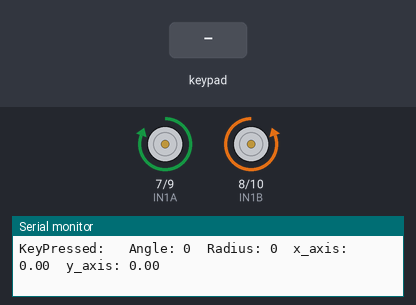
Bench run of a sketch on a simulated ESP32-S3. On the bench: motor-driver pin pairs drawn as motors (green arrow = first pin HIGH = forward, orange = second pin HIGH = backward, longer = more drive, scaled by the enable pin), the last lines printed to the serial monitor. The inputs (shaded band) are chosen by the test bench.

Above: at 1.2 s.
1.3 s: key 'U' pressed
At 1.5 s:
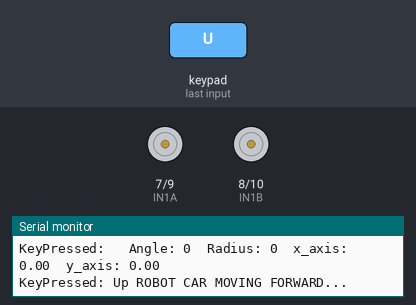
3.2 s: key 'D' pressed
At 4.1 s:
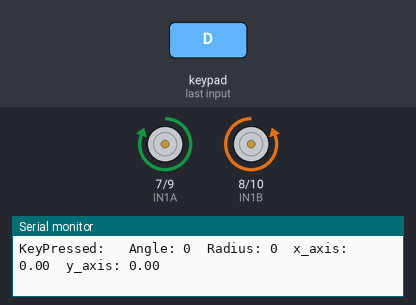
5.1 s: key 'L' pressed
At 5.3 s:
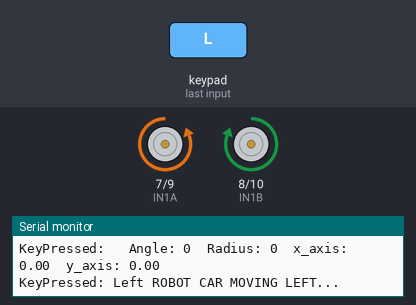
7.0 s: key 'X' pressed
At 8.0 s:
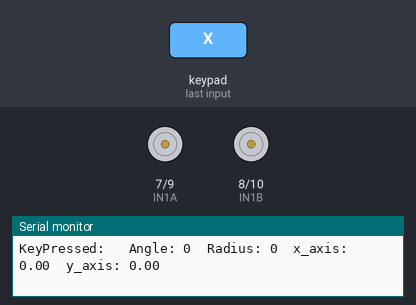
8.5 s: key 'R' pressed
10.2 s: key 'O' pressed
At 11.6 s:
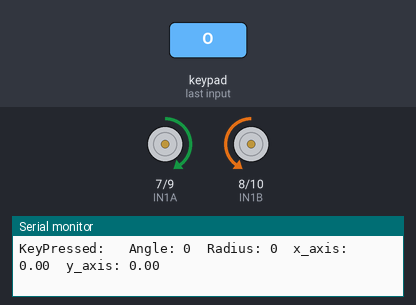
Timing chart, 0 to 12.7 s (numbered marks = the images above; inputs shaded):
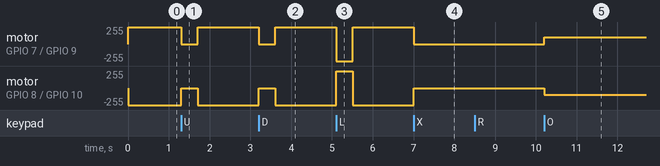

Measured:
- after the input at 1.3 s, motor on GPIO 7 (IN1A) / GPIO 9 (IN2A): forward 255/255 → stopped at once, → forward 255/255 0.40 s later; motor on GPIO 8 (IN1B) / GPIO 10 (IN2B): backward 255/255 → stopped at once, → backward 255/255 0.40 s later
- after the input at 3.2 s, motor on GPIO 7 (IN1A) / GPIO 9 (IN2A): forward 255/255 → stopped at once, → forward 255/255 0.40 s later; motor on GPIO 8 (IN1B) / GPIO 10 (IN2B): backward 255/255 → stopped at once, → backward 255/255 0.40 s later
- after the input at 5.1 s, motor on GPIO 7 (IN1A) / GPIO 9 (IN2A): forward 255/255 → backward 255/255 at once, → forward 255/255 0.40 s later; motor on GPIO 8 (IN1B) / GPIO 10 (IN2B): backward 255/255 → forward 255/255 at once, → backward 255/255 0.40 s later
- after the input at 7.0 s, motor on GPIO 7 (IN1A) / GPIO 9 (IN2A): forward 255/255 → stopped at once; motor on GPIO 8 (IN1B) / GPIO 10 (IN2B): backward 255/255 → stopped at once
- after the input at 10.2 s, motor on GPIO 7 (IN1A) / GPIO 9 (IN2A): stopped → forward 100/255 at once; motor on GPIO 8 (IN1B) / GPIO 10 (IN2B): stopped → backward 100/255 at once

The sketch:

motorcontrol.ino.ino
```cpp
/*
   Gamepad module provides three different mode namely Digital, JoyStick and Accelerometer.
   The written code is for Digital control
     Challenge can be found at line 139
     Modified by GM
*/
#define CUSTOM_SETTINGS
#define INCLUDE_GAMEPAD_MODULE
#include <DabbleESP32.h>

#define PWM1_Ch1    0     //PWM INIT STUFF -- try NOT to alter this part
#define PWM1_Ch2    1
#define PWM1_Res   8      // Setting speed bounds where 0 is minimum and 255 is maximum
#define PWM1_Freq  5000

// INITIALIZING VARIABLES
int EN1 = 6;     // MOTOR 1 CONNECTIONS
int IN1A = 7;
int IN1B = 8;

int EN2 = 11;      // MOTOR 2 CONNECTIONS
int IN2A = 9;
int IN2B = 10;

void setup() {
  // put your setup code here, to run once:
  Serial.begin(115200);      // make sure your Serial Monitor is also set at this baud rate.
  Dabble.begin("MJWCC");       //set bluetooth name of your device

  Serial.println("ROBOT CAR..\n\n");
  pinMode(EN1, OUTPUT);  // MOTOR 1 AS OUTPUT
  pinMode(IN1A, OUTPUT);
  pinMode(IN1B, OUTPUT);

  pinMode(EN2, OUTPUT);  // MOTOR 2 AS OUTPUT
  pinMode(IN2A, OUTPUT);
  pinMode(IN2B, OUTPUT);

  Serial.println(" SWITCHING ON and setting speed  ");

  ledcSetup(PWM1_Ch1, PWM1_Freq, PWM1_Res);   // motor 1
  ledcAttachPin(EN1, PWM1_Ch1);


  ledcSetup(PWM1_Ch2, PWM1_Freq, PWM1_Res); // motor 2
  ledcAttachPin(EN2, PWM1_Ch2);

  Motor_Speed(255);  // Initializing motor at highest speed possible -- use this function to set speed 0 - fully standing and 255 - highest speed
}

void loop() {

  Right();
  Dabble.processInput();             //this function is used to refresh data obtained from smartphone.Hence calling this function is mandatory in order to get data properly from your mobile.
  Serial.print("KeyPressed: ");
  if (GamePad.isUpPressed())
  {
    Serial.print("Up");
    Serial.println(" ROBOT CAR MOVING FORWARD...");
    Forward();
    delay(200);
    Brake();
    //done

  }

  if (GamePad.isDownPressed())
  {
    Serial.print("Down");
    Serial.println(" ROBOT CAR MOVING BACKWARD...");
    Backward();
    delay(200);
    Brake();

  }

  if (GamePad.isLeftPressed())
  {
    Serial.print("Left");
    Serial.println(" ROBOT CAR MOVING LEFT...");
    Left();
    delay(200);
    Brake();
  }

  if (GamePad.isRightPressed())
  {
    Serial.print("Right");
    Serial.println(" ROBOT CAR MOVING RIGHT...");
    Right();
    delay(200);
    Brake();
  }

    if (GamePad.isTrianglePressed())
  {
    Serial.print("Triangle");

    Serial.println("motor speed set to full speed");
    Motor_Speed(255);  // change speed to full
  }

  if (GamePad.isSquarePressed())
  {
    Serial.print("Square");
    Serial.println("motor speed set to 80% speed");
    Motor_Speed(200);    // change speed to 200/255
  }

  if (GamePad.isCirclePressed())
  {
    Serial.print("Circle");
    Serial.println("motor speed set to 40% speed");
    Motor_Speed(100);   // change speed to 100/255
  }

  if (GamePad.isCrossPressed())
  {
    Serial.print("Cross");

    Serial.print("ROBOT CAR TURNED OFF");
    Switch_OFF();       // fully turn off robot till start key is touched
  }


  if (GamePad.isStartPressed())
  {
    Serial.print("Start");
    Serial.print("ROBOT CAR TURNED ON");
    Switch_ON();      // turn on robot

  }

  if (GamePad.isSelectPressed())
  {
    Serial.print("Select");
  }
  Serial.print('\t');

  /*
   *  CHALLENGE ASSIGNMENT
   USE CONTROL STATEMENTS TO FILTER DATA AND CONTROL THE ROBOT BY:
   1.) TILTING YOUR PHONES(Accelerometer Mode)
   2.) Joystick control

   TIP :
       The values of variables a(angle), b(radius) c&d(X AND Y axes) change as phone is tilted or joystick moved
       Use if statements to move wheels past a certain threshold by calling the created move functions - FORWARD, REVERSE, LEFT, RIGHT, BRAKE ..also feelfree to create your own functions ;)
         NOTE:
         Radius varies from 0-7 where(0 - middle) and (7 - outermost),
         angle varries from 0°- 360° in steps of 15° ,
         X - axis is bound to -6 to 6  and
         Y - axis is bound to -6 to 6  where (X,Y) -> (0,0) indicated middle


                                                                                         Good Luck
                                                                                         Happy hacking
                                                                                         GM ^ ^
    */

  int a = GamePad.getAngle();
  Serial.print("Angle: ");
  Serial.print(a);
  Serial.print('\t');
  int b = GamePad.getRadius();
  Serial.print("Radius: ");
  Serial.print(b);
  Serial.print('\t');
  float c = GamePad.getXaxisData();
  Serial.print("x_axis: ");
  Serial.print(c);
  Serial.print('\t');
  float d = GamePad.getYaxisData();
  Serial.print("y_axis: ");
  Serial.println(d);
  Serial.println();
}


// ALL CONTROL FUNCTIONS DOWN BELOW

// TURN ON MOTORS
void Switch_ON()
{
  digitalWrite(EN1, HIGH );
  digitalWrite(EN2, HIGH );
}

// SET SPEED
void Motor_Speed(int dutyCycle)
{
  ledcWrite(PWM1_Ch1, dutyCycle); // Setting motor 1 speed
  ledcWrite(PWM1_Ch2, dutyCycle);  // Setting motor 2 speed

}

// TURN OFF MOTORS
void Switch_OFF()
{
  digitalWrite(EN1, LOW );
  digitalWrite(EN2, LOW );
}

// Forward
void Forward()
{
  digitalWrite(IN1A, HIGH); // TURNING MOTOR 1 FORWARD
  digitalWrite(IN1B, LOW);

  digitalWrite(IN2A, HIGH); // TURNING MOTOR 2 FORWARD
  digitalWrite(IN2B, LOW);
}

// BACKWARD
void Backward()
{
  digitalWrite(IN1A, LOW); // TURNING MOTOR 1  BACK
  digitalWrite(IN1B, HIGH);

  digitalWrite(IN2A, LOW); // TURNING MOTOR 2  BACK
  digitalWrite(IN2B, HIGH);
}

// RIGHT
void Right()
{
  digitalWrite(IN1A, HIGH ); // TURNING MOTOR 1  FORWARD
  digitalWrite(IN1B, LOW);

  digitalWrite(IN2A, LOW); // TURNING MOTOR 2  BACKWARD
  digitalWrite(IN2B, HIGH);
}

// TURN ROBOT LEFT
void Left()
{
  digitalWrite(IN1A, LOW); // TURNING MOTOR 1  BACKWARD
  digitalWrite(IN1B, HIGH);

  digitalWrite(IN2A, HIGH); // TURNING MOTOR 2  FORWARD
  digitalWrite(IN2B, LOW);
}

// BRAKE
void Brake()
{
  digitalWrite(IN1A, LOW); // TURNING MOTOR 1 off
  digitalWrite(IN1B, LOW);

  digitalWrite(IN2A, LOW); // TURNING MOTOR 2 off
  digitalWrite(IN2B, LOW);
}
```
